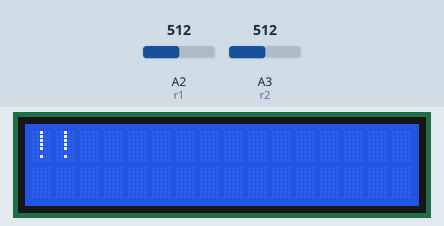
Bench run of a sketch on a simulated Arduino Uno, built with avr-gcc and run on an emulated ATmega328P. Parts: 16×2 character LCD. The inputs (shaded band) are chosen by the test bench; at power-on: A2 (r1) = 512, A3 (r2) = 512. What the sketch prints to the serial monitor is not drawn.

Above: at 0.95 s.
At 6.2 s:
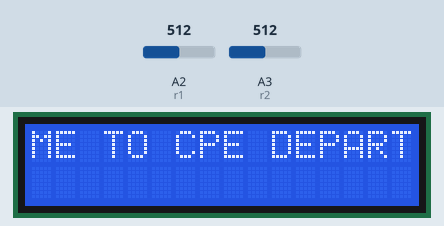
At 11.4 s:
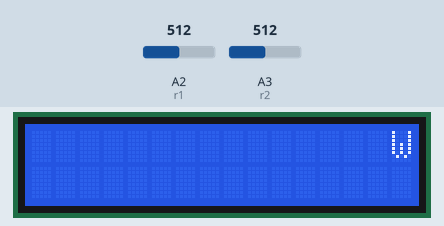
At 16.96 s:
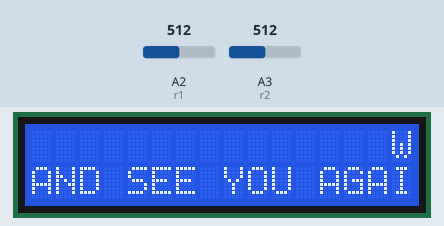
At 22.81 s:
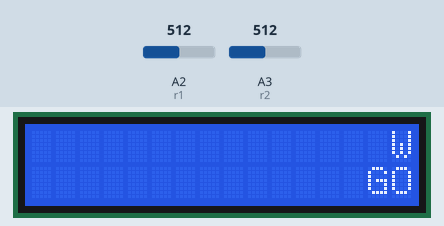
At 34.6 s:
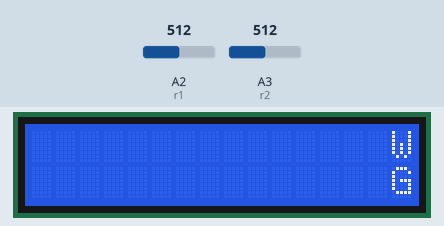

The sketch:

PROG2.ino
```cpp
#include <Wire.h>

#include <LiquidCrystal_I2C.h>

LiquidCrystal_I2C lcd(0x27,16,2); // set the LCD address to 0x27 for a 16 chars and 2 line display
int r1 = A2;
int r2 = A3;
int cnt1 = 1, cnt2 = 1;

String byeMessage = "GOODBYE AND SEE YOU AGAIN!!";
String helloMessage = "WELCOME TO CPE DEPARTMENT!!";

void setup() {
  Serial.begin(9600);
  pinMode(r1, INPUT);
  pinMode(r2, INPUT);
  lcd.init();         // set up the LCD 16x2
  lcd.backlight();
}
void loop() {
  int value1 = analogRead(r1); // left LDR
  int value2 = analogRead(r2); // right LDR
  Serial.print("value1:"); Serial.println(value1);
  Serial.print("value2:"); Serial.println(value2);
  if (value1 > 150){
    scrollMessage(0, helloMessage, 250, 16);
  } else if (value1 < 150){
    clearLine(1);
    cnt1 = 1;
  }

  if (value2 > 150){
    scrollMessage(1, byeMessage, 250, 16);
  } else if (value2 < 150){
    clearLine(0);
    cnt2 = 1;
  }
}

void scrollMessage(int row, String message, int delayTime, int totalColumns) {
  for (int i=totalColumns; i > 0; i--) { // exchange totalColumns and zero and increment 1 to i to change the direction to right to left
    message = " " + message; // to display spaces at the front of the message
  }
  message = message + " "; // to display spaces before the message was displayed in lcd
  for (int position = message.length(); position > 0; position--) { // exchange message.length and zero and increment 1 to position to change the direction to right to left
    lcd.setCursor(0, row);
    // look for index 'position' until 'position + totalColumns'
    // to print each character in message in their right position while the message is moving 1 block at a time in lcd display
    lcd.print(message.substring(position, position + totalColumns));
    delay(delayTime);
  }
}

void clearLine(int line){
  lcd.setCursor(0,line);
  for(int n = 0; n < 16; n++){
    lcd.print(" ");
  }
}
```
